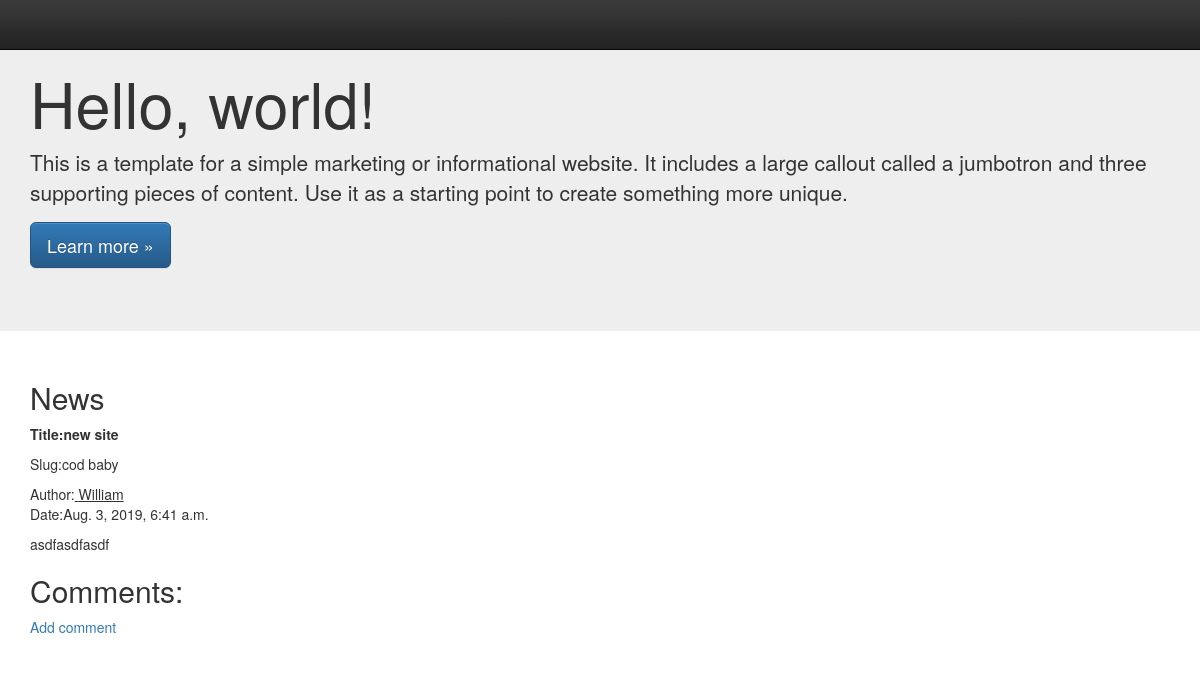
Page /blog/1/ on the committed database.
### blog/models.py (models this page shows, shortened)
class Post(models.Model):
	title = models.CharField(max_length=60)
	body = models.TextField()
	created = models.DateTimeField(auto_now_add=True)
	author = models.CharField(default='author', max_length=60)
	slug = models.CharField(default='author', max_length=60)

### blog/views.py (the view)
# urls.py: url(r'^(?P<pk>\d+)/$', PostDetailView.as_view(), name='post-detail'),
class PostDetailView(DetailView):
	model = Post

### blog/templates/blog/post_detail.html (shortened to what this page needs)
{% extends 'base.html' %}
{% block content %}
<h2>News</h2>
<p><b>Title:{{ post.title }}</b></p>
<p>Slug:{{ post.slug}}</p>
<p>Author:<u> {{ post.author}}</u>
<br>Date:{{ post.created}}</p>
<p>{{ post.body}}</p>
<h2>Comments:</h2>
<p><a href="/blog/{{ post.id }}/comment/">Add comment</a>
{% endblock %}

### rows in the picture
Post: title "new site", slug "cod baby", author "William", created "Aug. 3, 2019, 6:41 a.m.", body "asdfasdfasdf"
